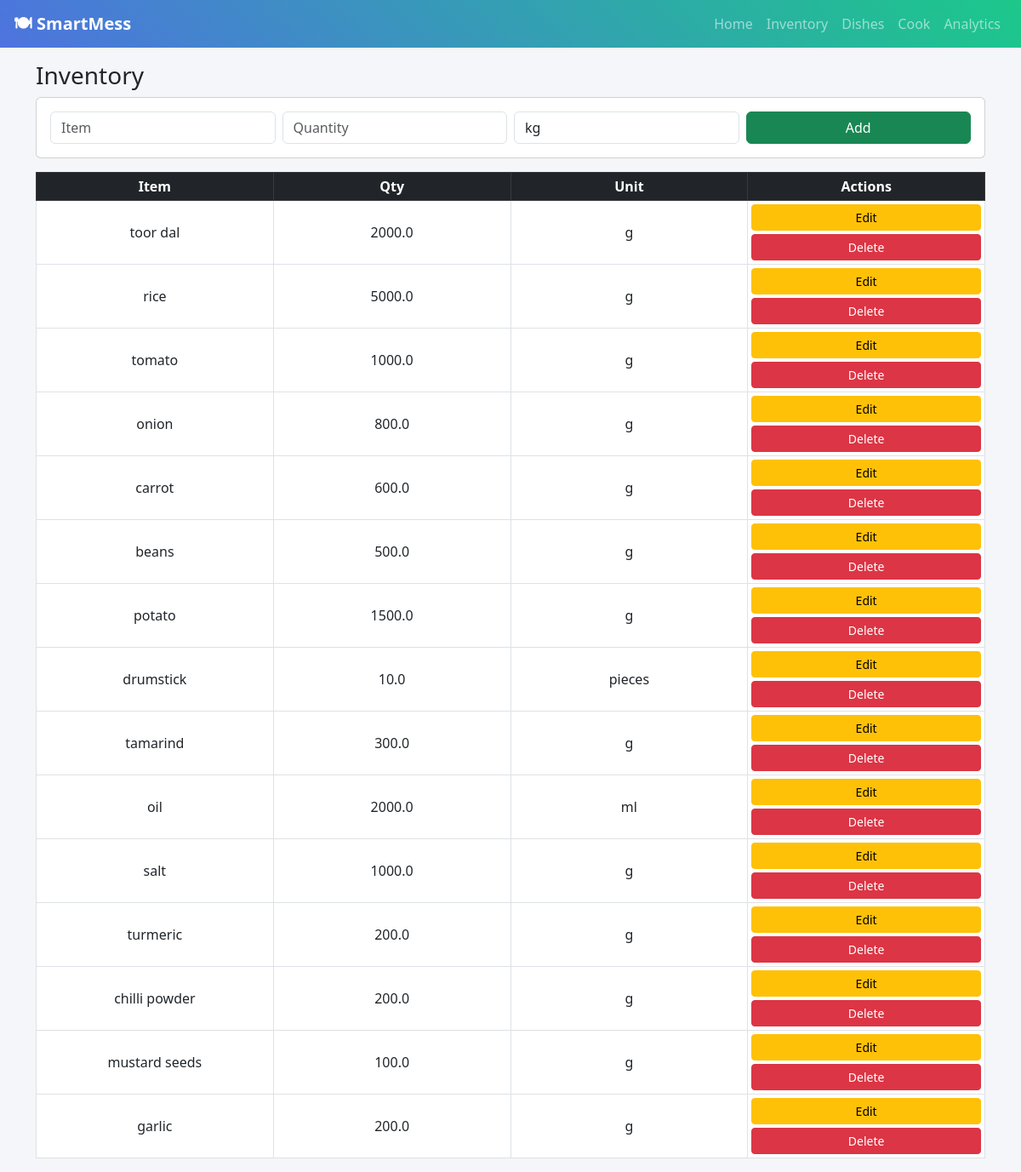
Page /inventory on the committed database.
### tables this page shows
CREATE TABLE inventory(name TEXT PRIMARY KEY, quantity REAL, unit TEXT);

### app.py (the view, shortened to what this page needs)
@app.route('/inventory', methods=['GET','POST'])
def inventory():
    conn = get_db()
    cur = conn.cursor()
    message = ""
    cur.execute("SELECT * FROM inventory")
    data = cur.fetchall()
    conn.close()
    return render_template('inventory.html', data=data, message=message)

### app.py (called while the page is built)
def get_db():
    return sqlite3.connect("database.db")

### templates/inventory.html (shortened to what this page needs)
{% extends "base.html" %}
{% block content %}
<h3>Inventory</h3>
<div class="card p-3 mb-3">
<form method="POST" class="row g-2">
<div class="col-12 col-md-3">
<input name="name" class="form-control" placeholder="Item" required>
</div>
<div class="col-12 col-md-3">
<input name="quantity" class="form-control" placeholder="Quantity" required>
</div>
<div class="col-12 col-md-3">
<select name="unit" class="form-control">
<option>kg</option>
</select>
</div>
<div class="col-12 col-md-3">
<button class="btn btn-success w-100">Add</button>
</div>
</form>
</div>
<table class="table table-bordered table-sm align-middle">
<tr class="table-dark">
<th>Item</th>
<th>Qty</th>
<th>Unit</th>
<th>Actions</th>
</tr>
{% for i in data %}
<tr>
<td>{{i[0]}}</td>
<td>{{i[1]}}</td>
<td>{{i[2]}}</td>
<td>
<div class="table-buttons">
<a href="/edit_inventory/{{i[0]}}" class="btn btn-warning btn-sm">Edit</a>
<a href="/delete_inventory/{{i[0]}}" class="btn btn-danger btn-sm">Delete</a>
</div>
</td>
</tr>
{% endfor %}
</table>
{% endblock %}

### templates/base.html (shortened to what this page needs)
<!DOCTYPE html>
<html>
<head>
<link href="https://cdn.jsdelivr.net/npm/bootstrap@5.3.0/dist/css/bootstrap.min.css" rel="stylesheet">
</head>
<body>
<nav class="navbar navbar-expand-lg navbar-dark px-3">
<a class="navbar-brand fw-bold text-white" href="/">🍽 SmartMess</a>
<div class="collapse navbar-collapse" id="navMenu">
<ul class="navbar-nav ms-auto">
<li class="nav-item">
<a class="nav-link" href="/">Home</a>
</li>
<li class="nav-item">
<a class="nav-link" href="/inventory">Inventory</a>
</li>
<li class="nav-item">
<a class="nav-link" href="/recipe">Dishes</a>
</li>
<li class="nav-item">
<a class="nav-link" href="/cook">Cook</a>
</li>
<li class="nav-item">
<a class="nav-link" href="/chart">Analytics</a>
</li>
</ul>
</div>
</nav>
<div class="container mt-3">
{% block content %}{% endblock %}
</div>
</body>
</html>

### templates/base.html (style rules this page uses)
body { background: #f4f6f9; font-family: 'Segoe UI'; }
.navbar { background: linear-gradient(45deg,#4e73df,#1cc88a); }
table { width: 100%; table-layout: fixed; }
th, td { word-wrap: break-word; white-space: normal; text-align: center; }
.table-buttons { display: flex; flex-direction: column; gap: 4px; }

### rows in the picture
inventory: name "toor dal", quantity "2000.0", unit "g"
inventory: name "rice", quantity "5000.0", unit "g"
inventory: name "tomato", quantity "1000.0", unit "g"
inventory: name "onion", quantity "800.0", unit "g"
inventory: name "carrot", quantity "600.0", unit "g"
inventory: name "beans", quantity "500.0", unit "g"
inventory: name "potato", quantity "1500.0", unit "g"
inventory: name "drumstick", quantity "10.0", unit "pieces"
inventory: name "tamarind", quantity "300.0", unit "g"
inventory: name "oil", quantity "2000.0", unit "ml"
inventory: name "salt", quantity "1000.0", unit "g"
inventory: name "turmeric", quantity "200.0", unit "g"
inventory: name "chilli powder", quantity "200.0", unit "g"
inventory: name "mustard seeds", quantity "100.0", unit "g"
inventory: name "garlic", quantity "200.0", unit "g"
